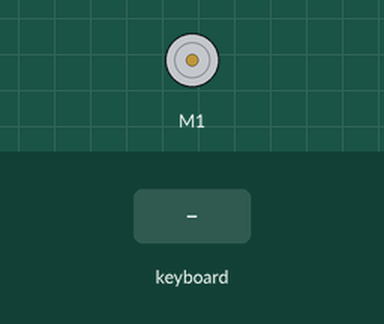
This program was run on a simulated Raspberry Pi (BCM pin numbers). Shown: DC motor (green arrow = forward, orange = backward, longer = faster). Inputs (shaded band) come from the test bench. What the program prints to the terminal is not drawn.

Above: at 1.2 s.
1.3 s: key "1" typed on the keyboard
At 1.8 s:
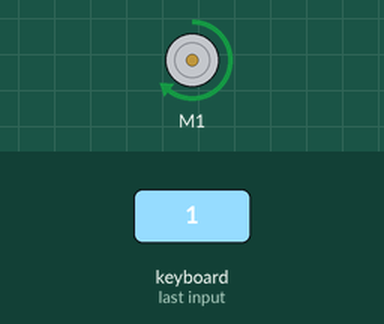
2.8 s: key "2" typed on the keyboard
At 4.0 s:
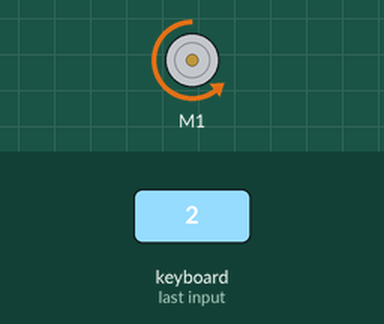
4.3 s: key "3" typed on the keyboard
At 5.3 s:
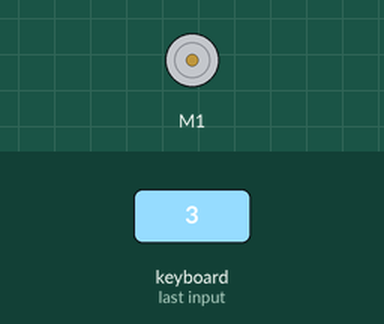
Timing chart, 0 to 7.3 s (numbered marks = the images above; inputs shaded):
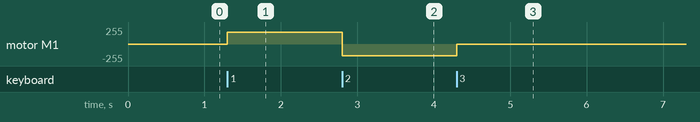

The program:

motor.py
```python
from gpiozero import Motor
import keyboard

# 모터 핀 세팅.
motorR = Motor(forward=12, backward=13)  # 모터 객체 생성.

try:
    while True:
        print("1: 전진 / 2: 후진 / 3: 잠시 스탑 / 4: 종료")
        key = keyboard.read_event(suppress=True).name

        if key == '1':
            # 전진
            motorR.forward(speed=0.7)
        elif key == '2':
            # 후진
            motorR.backward(speed=0.7)
        elif key == '3':
            # 잠시 정지
            motorR.stop()
            keyboard.read_event(suppress=True)  # 기다려서 키 떼는 것까지 받기 위해
        elif key == '4':
            # 종료
            break

except KeyboardInterrupt:
    # Ctrl+C를 눌러 프로그램을 중지할 경우
    pass

finally:
    # 모든 동작이 끝나면 모터 정지
    motorR.stop()
```

Measured:
- after the input at 1.3 s, motor M1: stopped → forward 178/255 at once
- after the input at 2.8 s, motor M1: forward 178/255 → backward 178/255 at once
- after the input at 4.3 s, motor M1: backward 178/255 → stopped at once
